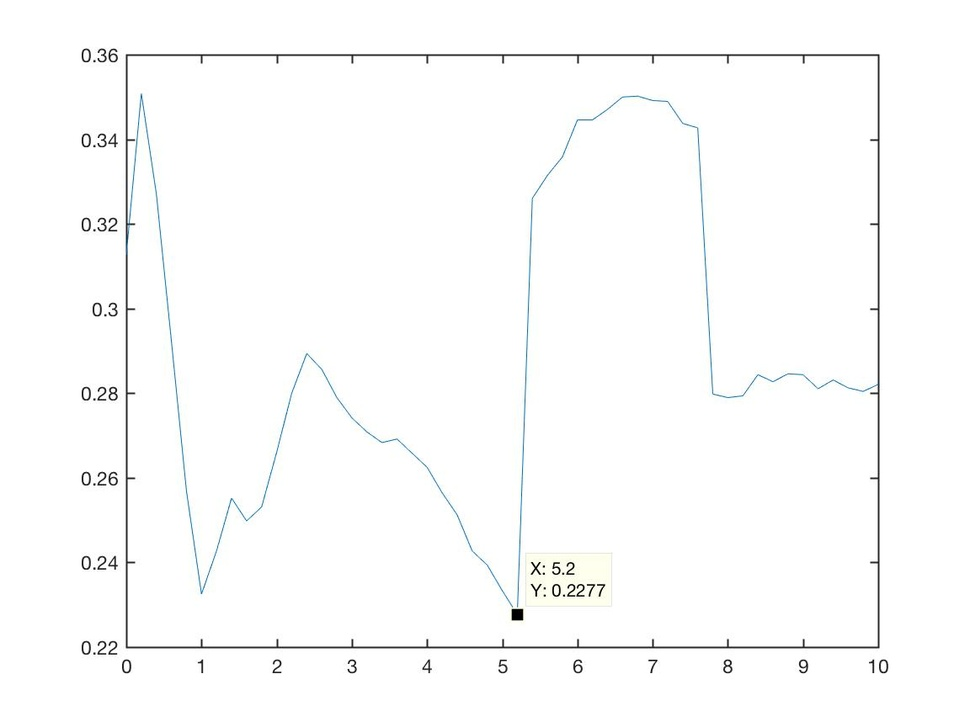
%> input picture SSVEP Signal Processing/1.jpg, 970 x 727 px, shrunk from 1152 x 864 before the run
$ octave load_data.m   (GNU Octave 9; MATLAB toolbox functions it lacks are replaced by stand-ins)
%> lines starting %> are read from the running program, lines starting %| are printed output that depends on the picture
a = imread('1.jpg')
%> a is the input picture: size 727x970x3 uint8; mean R, G, B 251.7, 252.1, 252
b = imread('2.jpg')
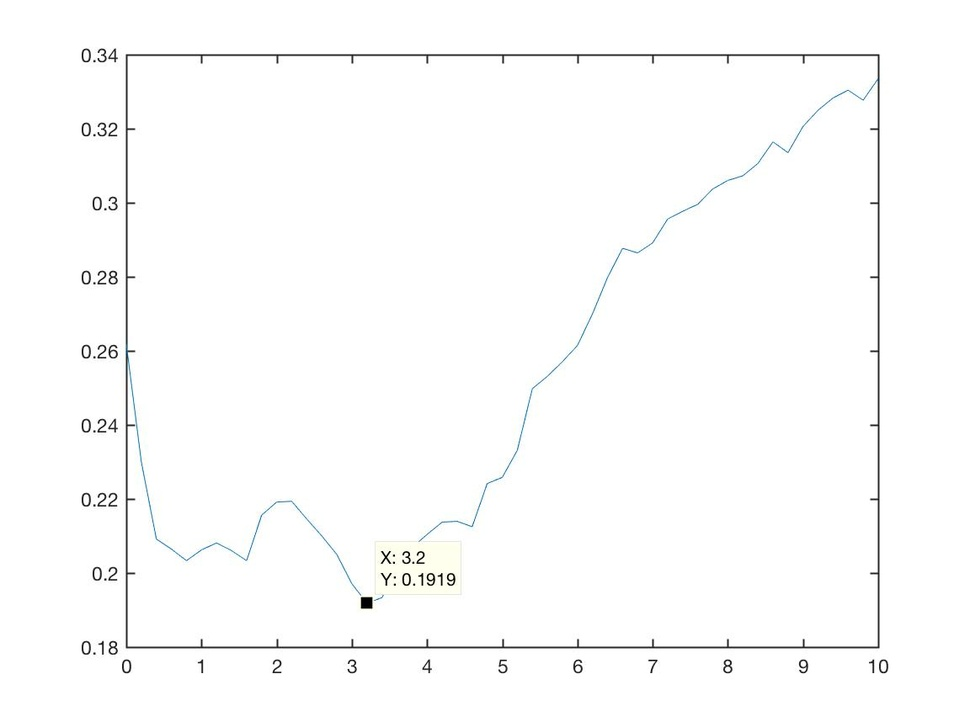
%> input picture SSVEP Signal Processing/2.jpg, 970 x 727 px, shrunk from 1152 x 864 before the run
%> b is the input picture: size 727x970x3 uint8; mean R, G, B 252.1, 252.3, 252.2
c = imread('3.jpg')
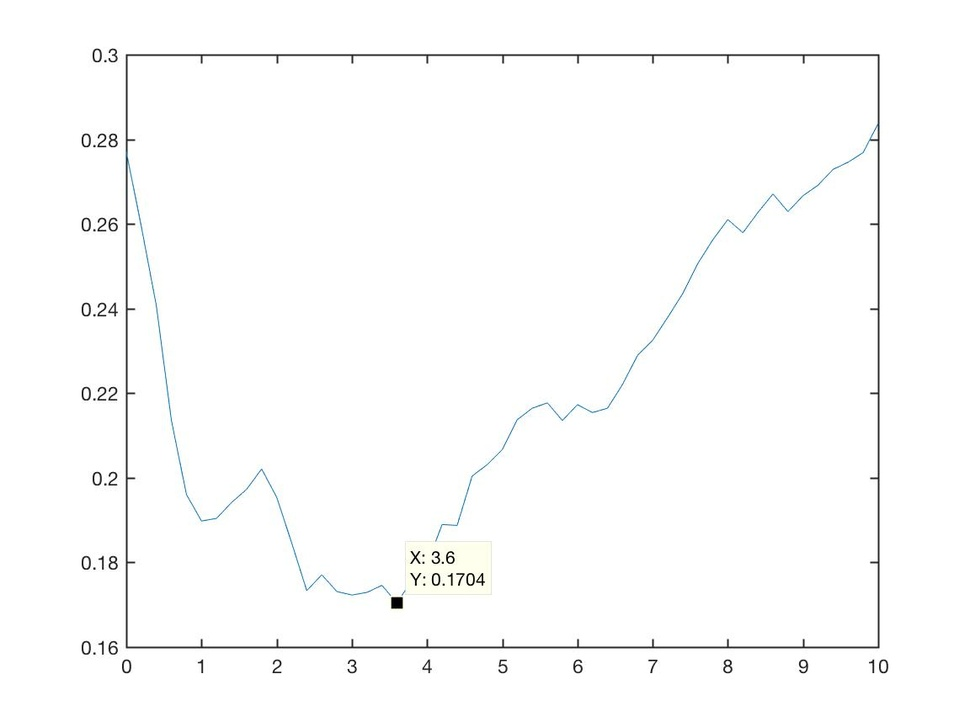
%> input picture SSVEP Signal Processing/3.jpg, 970 x 727 px, shrunk from 1152 x 864 before the run
%> c is the input picture: size 727x970x3 uint8; mean R, G, B 252.1, 252.3, 252.2
d = imread('4.jpg')
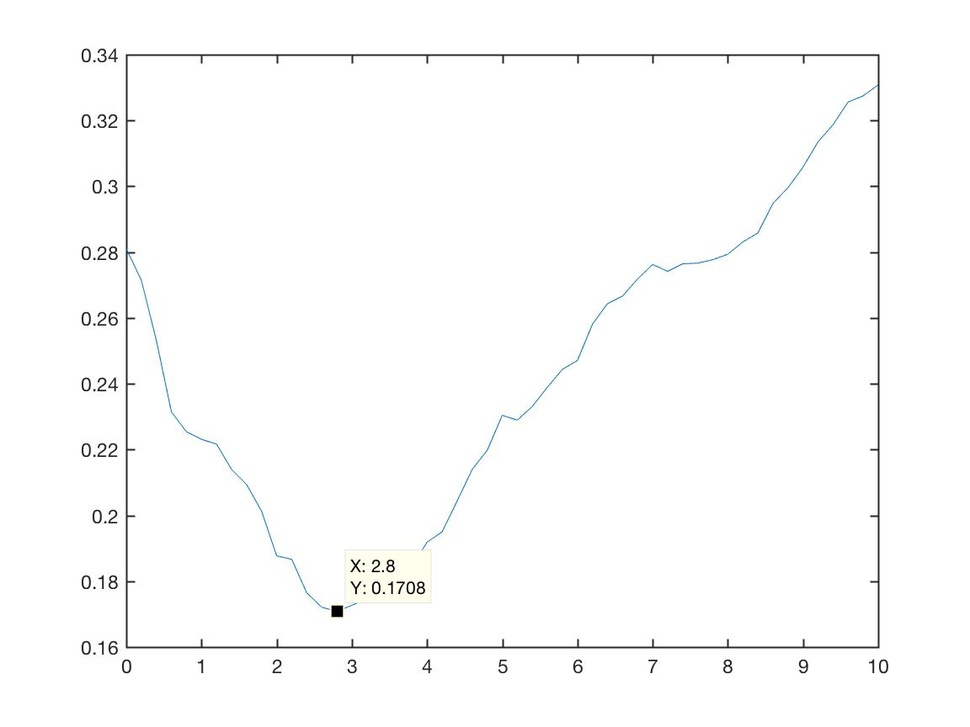
%> input picture SSVEP Signal Processing/4.jpg, 970 x 727 px, shrunk from 1152 x 864 before the run
%> d is the input picture: size 727x970x3 uint8; mean R, G, B 252.1, 252.2, 252.1
e = imread('5.jpg')
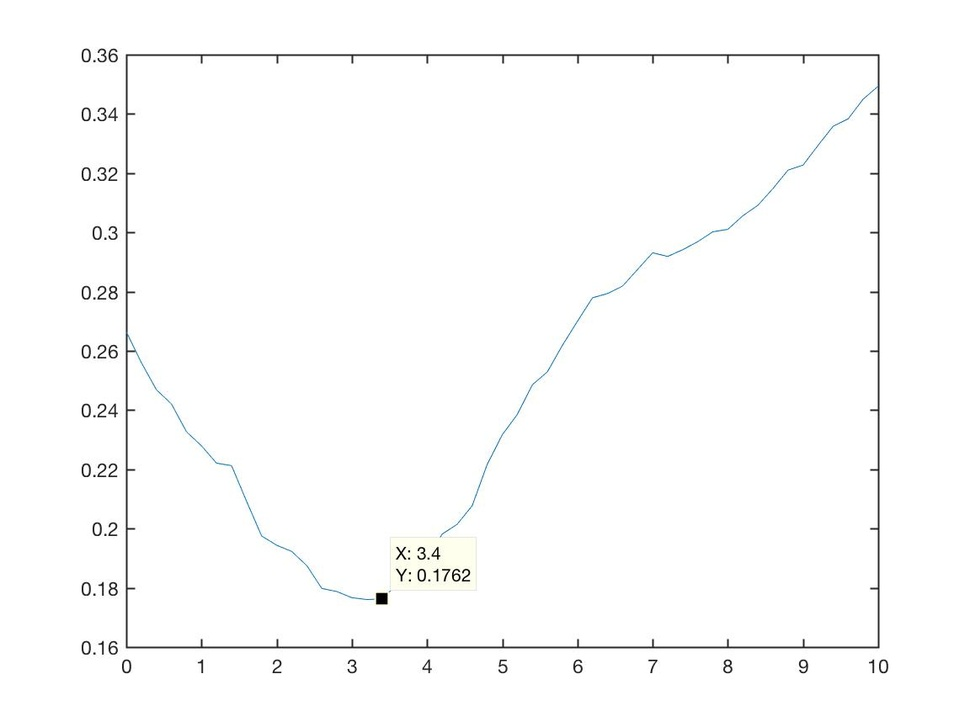
%> input picture SSVEP Signal Processing/5.jpg, 970 x 727 px, shrunk from 1152 x 864 before the run
%> e is the input picture: size 727x970x3 uint8; mean R, G, B 252.1, 252.2, 252.1
f = imread('6.jpg')
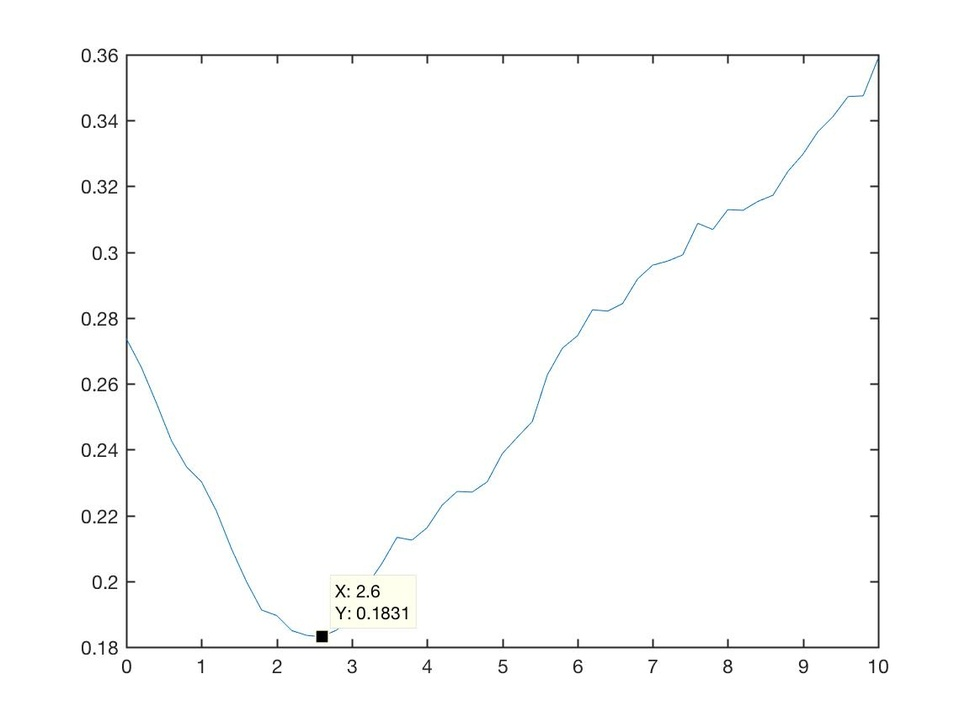
%> input picture SSVEP Signal Processing/6.jpg, 970 x 727 px, shrunk from 1152 x 864 before the run
%> f is the input picture: size 727x970x3 uint8; mean R, G, B 252.1, 252.2, 252.1

subplot(2,3,1)
imshow(a)
title('first 1 best feature')
subplot(2,3,2)
imshow(b)
title('first 2 best feature')
subplot(2,3,3)
imshow(c)
title('first 3 best feature')
subplot(2,3,4)
imshow(d)
title('first 4 best feature')
subplot(2,3,5)
imshow(e)
title('first 5 best feature')
subplot(2,3,6)
imshow(f)
title('first 6 best feature')
